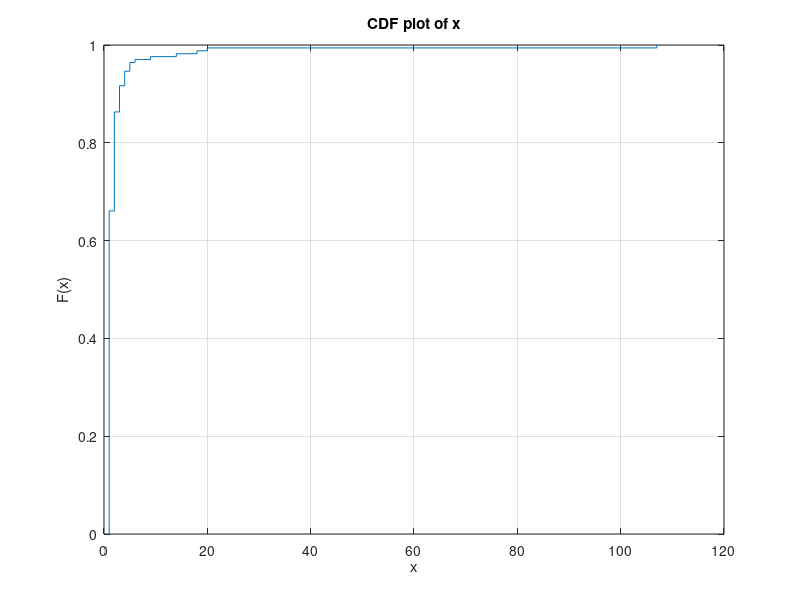

Write MATLAB code to recreate this figure.
a=load('frontCount.mat');
b=load('frontLength.mat');
frontMarkerCount=a.frontMarkerCount;
frontMarkerLength=b.frontMarkerLength;

% cdfplot(frontMarkerCount);
% cdfplot(frontMarkerLength);

[MUHAT,SIGMAHAT] = normfit(frontMarkerCount);
cdfplot(frontMarkerCount);


